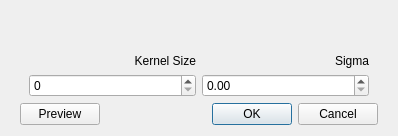
<?xml version="1.0" encoding="UTF-8"?>
<ui version="4.0">
 <class>DialogGaussian</class>
 <widget class="QDialog" name="DialogGaussian">
  <property name="geometry">
   <rect>
    <x>0</x>
    <y>0</y>
    <width>398</width>
    <height>136</height>
   </rect>
  </property>
  <property name="windowTitle">
   <string>Dialog</string>
  </property>
  <layout class="QVBoxLayout" name="verticalLayout">
   <item>
    <spacer name="verticalSpacer">
     <property name="orientation">
      <enum>Qt::Orientation::Vertical</enum>
     </property>
     <property name="sizeHint" stdset="0">
      <size>
       <width>20</width>
       <height>23</height>
      </size>
     </property>
    </spacer>
   </item>
   <item>
    <widget class="QWidget" name="widget" native="true">
     <layout class="QVBoxLayout" name="verticalLayout_2">
      <property name="bottomMargin">
       <number>0</number>
      </property>
      <item>
       <widget class="QWidget" name="widget_3" native="true">
        <layout class="QHBoxLayout" name="horizontalLayout_2">
         <property name="topMargin">
          <number>0</number>
         </property>
         <property name="bottomMargin">
          <number>0</number>
         </property>
         <item>
          <widget class="QLabel" name="label">
           <property name="text">
            <string>Kernel Size</string>
           </property>
           <property name="alignment">
            <set>Qt::AlignmentFlag::AlignRight|Qt::AlignmentFlag::AlignTrailing|Qt::AlignmentFlag::AlignVCenter</set>
           </property>
          </widget>
         </item>
         <item>
          <widget class="QLabel" name="label_2">
           <property name="layoutDirection">
            <enum>Qt::LayoutDirection::LeftToRight</enum>
           </property>
           <property name="text">
            <string>Sigma</string>
           </property>
           <property name="alignment">
            <set>Qt::AlignmentFlag::AlignRight|Qt::AlignmentFlag::AlignTrailing|Qt::AlignmentFlag::AlignVCenter</set>
           </property>
          </widget>
         </item>
        </layout>
       </widget>
      </item>
      <item>
       <widget class="QWidget" name="widget_2" native="true">
        <layout class="QHBoxLayout" name="horizontalLayout">
         <property name="topMargin">
          <number>0</number>
         </property>
         <property name="bottomMargin">
          <number>0</number>
         </property>
         <item>
          <widget class="QSpinBox" name="spinBox"/>
         </item>
         <item>
          <widget class="QDoubleSpinBox" name="doubleSpinBox"/>
         </item>
        </layout>
       </widget>
      </item>
     </layout>
    </widget>
   </item>
   <item>
    <widget class="QWidget" name="widget_4" native="true">
     <layout class="QHBoxLayout" name="horizontalLayout_3">
      <property name="topMargin">
       <number>0</number>
      </property>
      <property name="bottomMargin">
       <number>0</number>
      </property>
      <item>
       <widget class="QPushButton" name="pushButton">
        <property name="text">
         <string>Preview</string>
        </property>
       </widget>
      </item>
      <item>
       <widget class="QDialogButtonBox" name="buttonBox">
        <property name="standardButtons">
         <set>QDialogButtonBox::StandardButton::Cancel|QDialogButtonBox::StandardButton::Ok</set>
        </property>
       </widget>
      </item>
     </layout>
    </widget>
   </item>
  </layout>
 </widget>
 <resources/>
 <connections/>
</ui>
